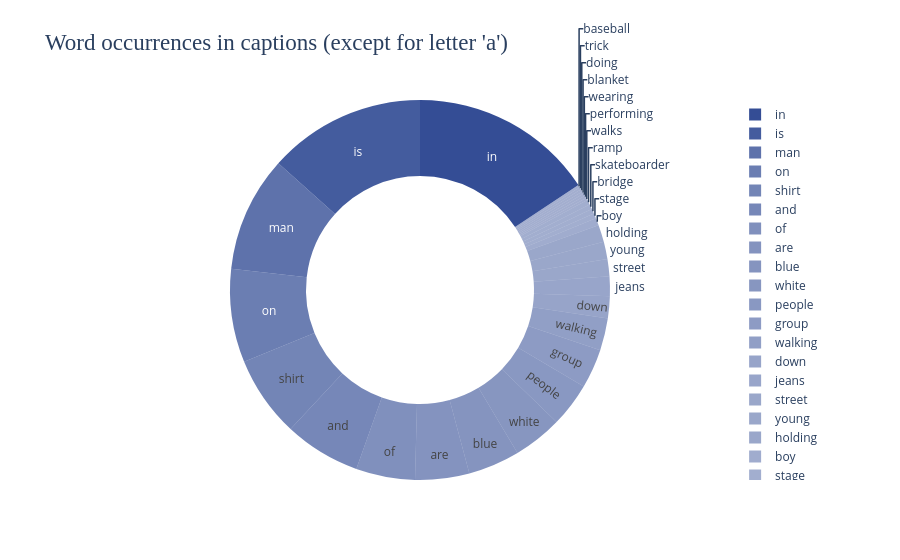

Notebook code cell kept with this figure:
### Code cell
word_occurrences(list(generated_captions.values()))

### Figure 1 — Plotly figure (JSON) as saved in the notebook; plotly's stock layout.template omitted (floating-point values rounded to 4 significant figures)
{"data": [{"hole": 0.6, "labels": ["man", "in", "blue", "shirt", "and", "jeans", "walks", "down", "street", "group", "of", "people", "are", "performing", "on", "stage", "young", "boy", "wearing", "is", "holding", "white", "blanket", "walking", "bridge", "skateboarder", "doing", "trick", "ramp", "baseball"], "marker": {"colors": ["rgba(30, 58, 138, 0.7133333333333334)", "rgba(30, 58, 138, 0.9)", "rgba(30, 58, 138, 0.54)", "rgba(30, 58, 138, 0.62)", "rgba(30, 58, 138, 0.6066666666666667)", "rgba(30, 58, 138, 0.45333333333333337)", "rgba(30, 58, 138, 0.4066666666666667)", "rgba(30, 58, 138, 0.46)", "rgba(30, 58, 138, 0.4466666666666667)", "rgba(30, 58, 138, 0.5066666666666667)", "rgba(30, 58, 138, 0.56)", "rgba(30, 58, 138, 0.52)", "rgba(30, 58, 138, 0.5466666666666666)", "rgba(30, 58, 138, 0.4066666666666667)", "rgba(30, 58, 138, 0.6533333333333333)", "rgba(30, 58, 138, 0.41333333333333333)", "rgba(30, 58, 138, 0.4466666666666667)", "rgba(30, 58, 138, 0.42000000000000004)", "rgba(30, 58, 138, 0.4066666666666667)", "rgba(30, 58, 138, 0.8266666666666667)", "rgba(30, 58, 138, 0.4466666666666667)", "rgba(30, 58, 138, 0.5333333333333333)", "rgba(30, 58, 138, 0.4066666666666667)", "rgba(30, 58, 138, 0.4866666666666667)", "rgba(30, 58, 138, 0.41333333333333333)", "rgba(30, 58, 138, 0.41333333333333333)", "rgba(30, 58, 138, 0.4066666666666667)", "rgba(30, 58, 138, 0.4066666666666667)", "rgba(30, 58, 138, 0.41333333333333333)", "rgba(30, 58, 138, 0.4066666666666667)"]}, "textinfo": "label", "type": "pie", "values": [47, 75, 21, 33, 31, 8, 1, 9, 7, 16, 24, 18, 22, 1, 38, 2, 7, 3, 1, 64, 7, 20, 1, 13, 2, 2, 1, 1, 2, 1]}], "layout": {"autosize": true, "title": {"font": {"family": "Balto", "size": 23}, "text": "Word occurrences in captions (except for letter 'a')"}}}
